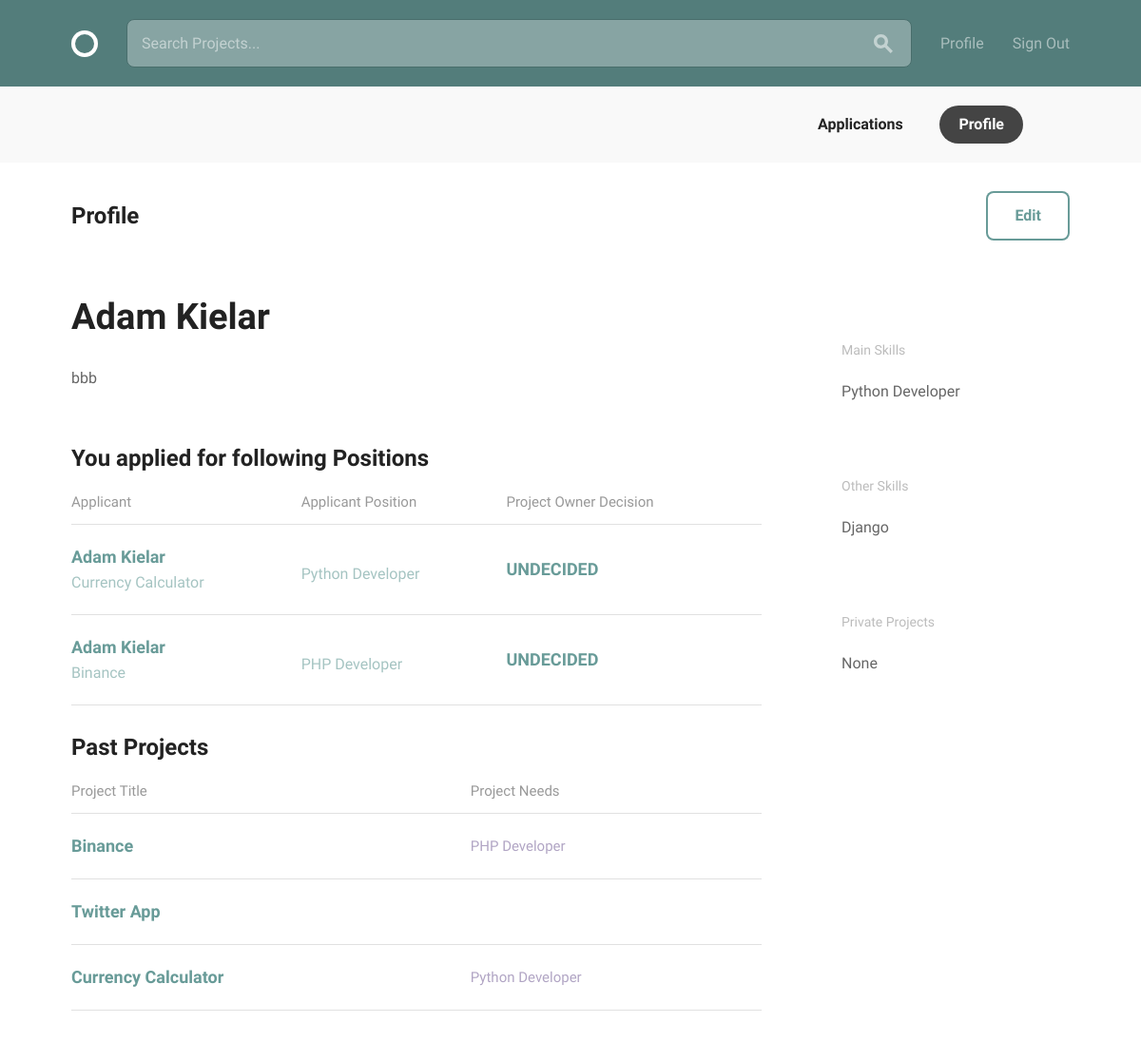
Page /profiles/profile/2/ (signed in) on the earlier database version.
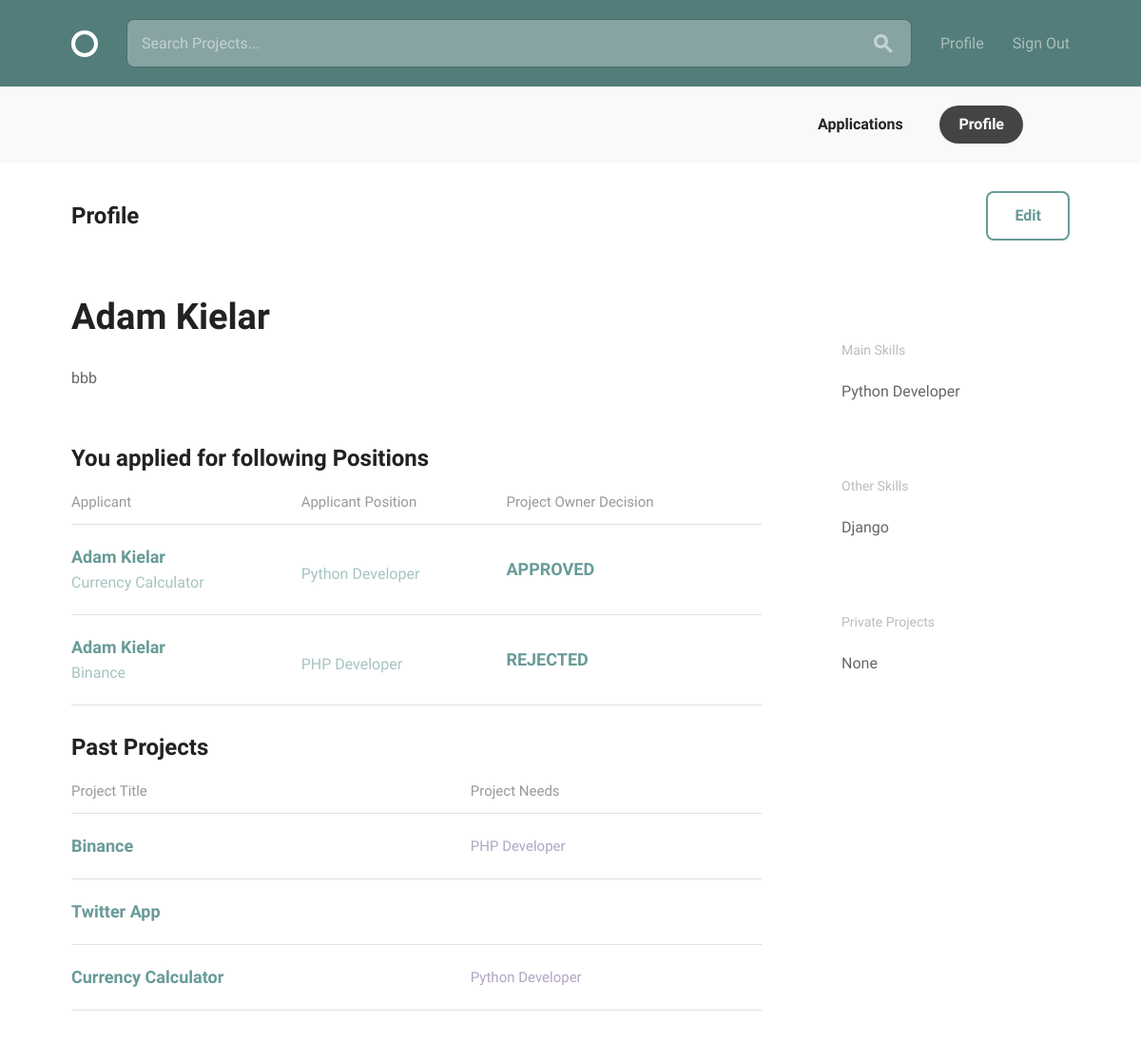
Same page on the later database version.
### projects/models.py (models this page shows, shortened)
class Applicant(models.Model):
    user_profile = models.ForeignKey(settings.AUTH_USER_MODEL,
                                     on_delete=models.CASCADE,
                                     related_name='applicants')
    project = models.ForeignKey('Project',
                                on_delete=models.CASCADE,
                                related_name='project_applicants')
    position = models.ForeignKey('Position',
                                 on_delete=models.CASCADE,
                                 related_name='position_applicants')
    applicant_status = models.CharField(max_length=255,
                                        choices=APPLICANT_STATUS,
                                        blank=True)
    created_at = models.DateTimeField(auto_now_add=True)
    class Meta:
        unique_together = ['user_profile', 'position']
        ordering = ['-created_at']

class Project(models.Model):
    owner = models.ForeignKey(settings.AUTH_USER_MODEL,
                              on_delete=models.CASCADE,
                              related_name='projects')
    title = models.CharField(max_length=255, unique=True)
    description = MarkdownxField(max_length=2500, default='')
    project_timeline = MarkdownxField(max_length=500, default='')
    applicant_requirements = MarkdownxField(max_length=500, default='')
    project_status = models.CharField(max_length=255,
                                      choices=PROJECT_STATUS,
                                      blank=True)
    slug = models.SlugField(allow_unicode=True, unique=True)
    created_at = models.DateTimeField(auto_now_add=True)
    class Meta:
        ordering = ['-created_at']

class Position(models.Model):
    project = models.ForeignKey('Project', on_delete=models.CASCADE)
    title = models.CharField(max_length=255, blank=True, default='')
    description = MarkdownxField(default='')
    main_skills = models.ManyToManyField('accounts.MainSkill',
                                         related_name='positions_main')
    other_skills = models.ManyToManyField('accounts.OtherSkill',
                                          related_name='positions_other')
    position_status = models.CharField(max_length=255,
                                       choices=POSITION_STATUS,
                                       blank=True)
    slug = models.SlugField(editable=False, blank=True)
    timeline = models.CharField(max_length=60, blank=True)
    created_at = models.DateTimeField(auto_now_add=True)
    class Meta:
        ordering = ['-created_at']

### accounts/models.py (models this page shows, shortened)
class User(AbstractBaseUser, PermissionsMixin):
    email = models.EmailField(verbose_name='email address', max_length=255, unique=True)
    full_name = models.CharField(max_length=255, blank=False, default='')
    avatar = CropperImageField(dimensions=(240, 240), linked=True, default='avatars/sample.png', upload_to='avatars/')
    bio = MarkdownxField()
    date_joined = models.DateTimeField(auto_now_add=True)
    main_skills = models.ManyToManyField('MainSkill', related_name='mainskills')
    other_skills = models.ManyToManyField('OtherSkill', related_name='otherskills')
    is_active = models.BooleanField(default=True)
    is_staff = models.BooleanField(default=False)
    objects = UserManager()
    USERNAME_FIELD = 'email'

class MainSkill(models.Model):
    name = models.CharField(max_length=255, unique=True)
    def __str__(self):
        return self.name

class OtherSkill(models.Model):
    user = models.ForeignKey(settings.AUTH_USER_MODEL,
                             on_delete=models.CASCADE,
                             related_name='user_skills')
    name = models.CharField(max_length=255, unique=True)
    def __str__(self):
        return self.name

class UserProject(models.Model):
    user = models.ForeignKey(settings.AUTH_USER_MODEL,
                             on_delete=models.CASCADE,
                             related_name='user_projects')
    project_name = models.CharField(max_length=255, blank=True, null=True)
    url = models.URLField()

### accounts/views.py (the view)
# urls.py: path('profile/<int:pk>/', views.ProfileDetail.as_view(), name='profile_detail'),
class ProfileDetail(LoginRequiredMixin, DetailView):
    model = User
    template_name = 'accounts/profile.html'
    def get_queryset(self):
        queryset = super(ProfileDetail, self).get_queryset()
        return queryset.filter(id__iexact=self.request.user.id)
    def get_context_data(self, **kwargs):
        context = super(ProfileDetail, self).get_context_data(**kwargs)
        context['search_form'] = SearchForm()
        context['user_projects'] = UserProject.objects.filter(user=self.request.user)
        context['projects'] = Project.objects.filter(owner=self.request.user)
        context['applicants'] = Applicant.objects.filter(user_profile=self.request.user)
        return context

### projects/forms.py
class SearchForm(forms.Form):
    q = forms.CharField(
        max_length=255,
        widget=forms.TextInput(
            attrs={
                'placeholder': 'Search Projects...',
            },
        ))

### accounts/templates/accounts/profile.html (shortened to what this page needs)
{% extends 'base.html' %}
{% load static %}
{% block body_content %}
  <div class="circle--actions--bar">
    <nav class="bounds">
      <ul class="circle--pill--list">
        <li><a href="{% url 'projects:applications' pk=user.id %}">Applications</a></li>
        <li><a class="selected" href="{% url 'accounts:profile_detail' pk=user.id %}">Profile</a></li>
      </ul>
    </nav>
  </div>
  <div class="bounds circle--page">
    <div class="circle--page--header circle--fluid">
      <div class="circle--fluid--cell circle--fluid--primary">
        <h2>Profile</h2>
      </div>
      <div class="circle--fluid--cell circle--fluid--secondary">
        <a class="button icon-on-left" href="{% url 'accounts:profile_edit' pk=user.id %}">Edit</a>
      </div>
    </div>
    <div class="grid-70">
      <h1>{{ user.full_name|title }}</h1>
      <div class="circle--article--body">
        <p>{{ user.bio }}</p>
      </div>
      <h2>You applied for following Positions</h2>
            <table class="u-full-width circle--table">
        <thead>
          <tr>
            <th>Applicant</th>
            <th class="circle--cell--right">Applicant Position</th>
            <th class="circle--cell--right">Project Owner Decision</th>
          </tr>
        </thead>
        <tbody>
        {% for applicant in applicants %}
          <tr class="clickable-row" data-href="{% url 'projects:project_detail' slug=applicant.project.slug %}">
            <td>
              <h3>{{ applicant.user_profile.full_name}}</h3>
              <p>{{ applicant.project.title }}</p>
            </td>
            <td class="circle--cell--right">
              <p>{{ applicant.position.title }}</p>
            </td>
            <td class="circle--cell--right">
              <h3>{{ applicant.applicant_status }}</h3>
            </td>
          </tr>
        {% endfor %}
        </tbody>
      </table>
      <h2>Past Projects</h2>
      <table class="u-full-width circle--table">
        <thead>
          <tr>
            <th>Project Title</th>
            <th class="circle--cell--right">Project Needs</th>
          </tr>
        </thead>
        <tbody>
        {% for project in projects %}
          <tr class="clickable-row" data-href="{% url 'projects:project_detail' slug=project.slug %}">
            <td>
              <h3>{{ project.title|title }}</h3>
            </td>
            <td class="circle--cell--right">
            {% for position in project.position_set.all %}
              <span class="secondary-label">{{ position.title }}</span>
              {% endfor %}
            </td>
          </tr>
          {% endfor %}
        </tbody>
      </table>
    </div>
    <div class="grid-25 grid-push-5">
      <div class="circle--secondary--module">
      </div>
    <div class="circle--secondary--module">
        <h4>Main Skills</h4>
        <ul class="circle--link--list">
        {% for skill in user.main_skills.all %}
          <li>
            {{ skill }}
          </li>
          {% endfor %}
        </ul>
    </div>
      <div class="circle--secondary--module">
        <h4>Other Skills</h4>
        <ul class="circle--link--list">
        {% for skill in user.other_skills.all %}
          <li>
            {{ skill }}
          </li>
          {% endfor %}
      </div>
      <div class="circle--secondary--module">
        <h4>Private Projects</h4>
        <ul class="circle--link--list">
          {% for project in user_projects %}
          <li>
            {{ project.project_name }}
          </li>
          {% endfor %}
        </ul>
      </div>
    </div>
  </div>
  {% endblock body_content %}

Differences in the rows shown:
removed Applicant: user_profile.full_name "Adam Kielar", project "Currency Calculator", position "Python Developer", applicant_status "UNDECIDED"
added Applicant: user_profile.full_name "Adam Kielar", project "Currency Calculator", position "Python Developer", applicant_status "APPROVED"
changed Applicant "Binance": applicant_status "UNDECIDED" → "REJECTED"
